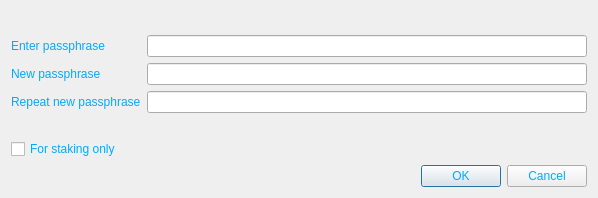
<?xml version="1.0" encoding="UTF-8"?>
<ui version="4.0">
 <class>AskPassphraseDialog</class>
 <widget class="QDialog" name="AskPassphraseDialog">
  <property name="geometry">
   <rect>
    <x>0</x>
    <y>0</y>
    <width>598</width>
    <height>198</height>
   </rect>
  </property>
  <property name="sizePolicy">
   <sizepolicy hsizetype="Preferred" vsizetype="Minimum">
    <horstretch>0</horstretch>
    <verstretch>0</verstretch>
   </sizepolicy>
  </property>
  <property name="minimumSize">
   <size>
    <width>550</width>
    <height>0</height>
   </size>
  </property>
  <property name="windowTitle">
   <string>Passphrase Dialog</string>
  </property>
  <property name="styleSheet">
   <string notr="true">background-image: url(:/images/as1);
color: rgb(0, 170, 255);</string>
  </property>
  <layout class="QVBoxLayout" name="verticalLayout">
   <item>
    <widget class="QLabel" name="warningLabel">
     <property name="textFormat">
      <enum>Qt::RichText</enum>
     </property>
     <property name="wordWrap">
      <bool>true</bool>
     </property>
    </widget>
   </item>
   <item>
    <layout class="QFormLayout" name="formLayout">
     <property name="fieldGrowthPolicy">
      <enum>QFormLayout::AllNonFixedFieldsGrow</enum>
     </property>
     <item row="0" column="0">
      <widget class="QLabel" name="passLabel1">
       <property name="text">
        <string>Enter passphrase</string>
       </property>
      </widget>
     </item>
     <item row="0" column="1">
      <widget class="QLineEdit" name="passEdit1">
       <property name="echoMode">
        <enum>QLineEdit::Password</enum>
       </property>
      </widget>
     </item>
     <item row="1" column="0">
      <widget class="QLabel" name="passLabel2">
       <property name="text">
        <string>New passphrase</string>
       </property>
      </widget>
     </item>
     <item row="1" column="1">
      <widget class="QLineEdit" name="passEdit2">
       <property name="echoMode">
        <enum>QLineEdit::Password</enum>
       </property>
      </widget>
     </item>
     <item row="2" column="0">
      <widget class="QLabel" name="passLabel3">
       <property name="text">
        <string>Repeat new passphrase</string>
       </property>
      </widget>
     </item>
     <item row="2" column="1">
      <widget class="QLineEdit" name="passEdit3">
       <property name="echoMode">
        <enum>QLineEdit::Password</enum>
       </property>
      </widget>
     </item>
     <item row="3" column="1">
      <widget class="QLabel" name="capsLabel">
       <property name="font">
        <font>
         <weight>75</weight>
         <bold>true</bold>
        </font>
       </property>
       <property name="text">
        <string/>
       </property>
       <property name="alignment">
        <set>Qt::AlignCenter</set>
       </property>
      </widget>
     </item>
     <item row="4" column="0">
      <widget class="QCheckBox" name="stakingCheckBox">
       <property name="enabled">
        <bool>true</bool>
       </property>
       <property name="visible">
        <bool>false</bool>
       </property>
       <property name="toolTip">
        <string>Serves to disable the trivial sendmoney when OS account compromised. Provides no real security.</string>
       </property>
       <property name="text">
        <string>For staking only</string>
       </property>
      </widget>
     </item>
    </layout>
   </item>
   <item>
    <widget class="QDialogButtonBox" name="buttonBox">
     <property name="orientation">
      <enum>Qt::Horizontal</enum>
     </property>
     <property name="standardButtons">
      <set>QDialogButtonBox::Cancel|QDialogButtonBox::Ok</set>
     </property>
    </widget>
   </item>
  </layout>
 </widget>
 <resources/>
 <connections>
  <connection>
   <sender>buttonBox</sender>
   <signal>accepted()</signal>
   <receiver>AskPassphraseDialog</receiver>
   <slot>accept()</slot>
   <hints>
    <hint type="sourcelabel">
     <x>248</x>
     <y>254</y>
    </hint>
    <hint type="destinationlabel">
     <x>157</x>
     <y>274</y>
    </hint>
   </hints>
  </connection>
  <connection>
   <sender>buttonBox</sender>
   <signal>rejected()</signal>
   <receiver>AskPassphraseDialog</receiver>
   <slot>reject()</slot>
   <hints>
    <hint type="sourcelabel">
     <x>316</x>
     <y>260</y>
    </hint>
    <hint type="destinationlabel">
     <x>286</x>
     <y>274</y>
    </hint>
   </hints>
  </connection>
 </connections>
</ui>
